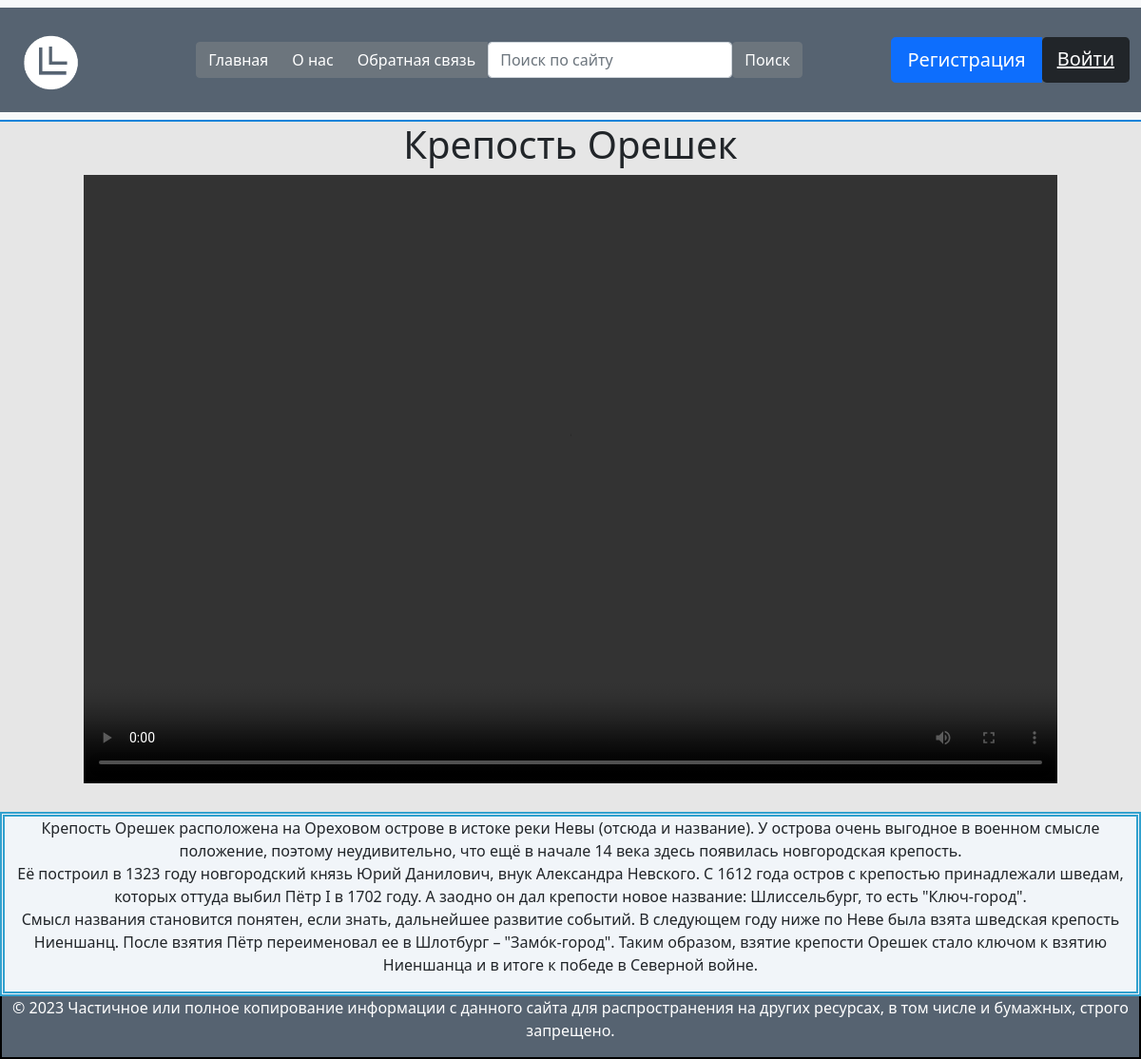
The app's page /post/krepost-oreshek/ with its own data.
### history/models.py (models this page shows, shortened)
class Movie(models.Model):
    title = models.CharField(max_length=255, verbose_name='Заголовок')
    description = models.TextField(verbose_name='Описание')
    location = models.TextField(max_length=255, default=True, verbose_name='Адрес')
    image = models.ImageField(upload_to='images/%Y/%m',verbose_name='Изображение')
    video = models.FileField(upload_to='videos//%Y/%m', verbose_name='Видео')
    created_at = models.DateTimeField(auto_now_add=True, verbose_name='Время создания')
    updated_at = models.DateTimeField(auto_now=True, verbose_name='Дата обновления')
    is_published = models.BooleanField(default=True, verbose_name='Публикация')
    slug = models.SlugField(max_length=255, unique=True, db_index=True, verbose_name='URL')
    def __str__(self):
        return self.title
    class Meta:
        verbose_name = 'Достопримечательности'
        verbose_name_plural = 'Достопримечательности'
        ordering = ['title', 'created_at']

### history/views.py (the view)
# urls.py: path('post/<slug:post_slug>/', ShowPost.as_view(), name='post'),
class ShowPost(DetailView):
    model = Movie
    template_name = 'history/post.html'
    slug_url_kwarg = 'post_slug'
    context_object_name = 'post'
    def get_context_data(self, *, object_list=None, **kwargs):
        context = super().get_context_data(**kwargs)
        context['title'] = context['post']
        return context

### history/templates/history/post.html
{% extends 'history/base.html' %}
{% block content %}
  <h1 class="post-center">{{post.title}}</h1>
  <div align='center'><video width="1024" height="640" controls>
    <source src="{{ post.video.url }}" type="video/mp4">
  </video>
  </div><br>
  <div class="post-center" style="background-color:#f1f5f9; border: thick double #32a1ce">{{post.description|linebreaks}}</div>
{% endblock %}

### history/static/history/css/styles.css (style rules this page uses)
.post-center { text-align: center; }

### records on screen
Movie: title "Крепость Орешек", description "Крепость Орешек расположена на Ореховом острове в истоке реки Невы (отсюда и название). У острова очень выгодное в военном смысле положение, поэтому неудивительно, что ещё в начале 14 века здесь появилась новгородская крепость. Её построил в 1323 году новгородский князь Юрий Данилович, внук Александра Невского. С 1612 года остров с крепостью принадлежали шведам, которых оттуда выбил Пётр I в 1702 году. А заодно он дал крепости новое название: Шлиссельбург, то есть \"Ключ-город\". Смысл названия становится понятен, если знать, дальнейшее развитие событий. В следующем году ниже по Неве была взята шведская крепость Ниеншанц. После взятия Пётр переименовал ее в Шлотбург – \"Замóк-город\". Таким…"
